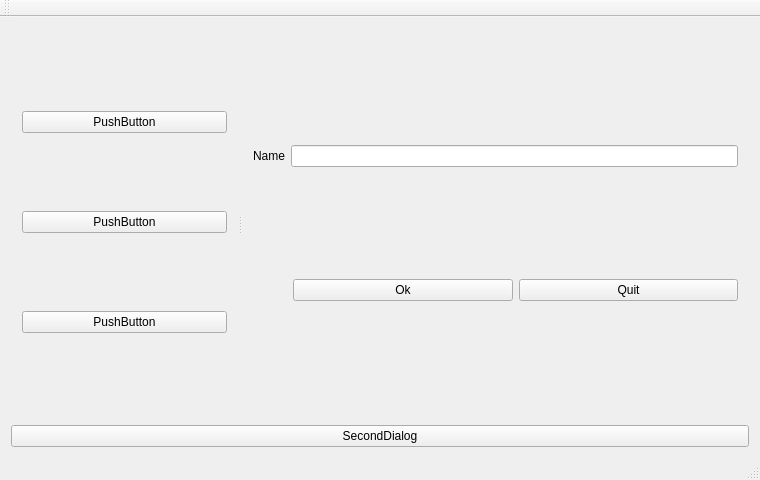
<?xml version="1.0" encoding="UTF-8"?>
<ui version="4.0">
 <class>SplitterDemo</class>
 <widget class="QMainWindow" name="SplitterDemo">
  <property name="geometry">
   <rect>
    <x>0</x>
    <y>0</y>
    <width>760</width>
    <height>480</height>
   </rect>
  </property>
  <property name="windowTitle">
   <string>SplitterDemo</string>
  </property>
  <widget class="QWidget" name="centralWidget">
   <layout class="QVBoxLayout" name="verticalLayout_4">
    <item>
     <layout class="QVBoxLayout" name="verticalLayout_3">
      <item>
       <widget class="QSplitter" name="splitter">
        <property name="orientation">
         <enum>Qt::Horizontal</enum>
        </property>
        <widget class="QWidget" name="">
         <layout class="QVBoxLayout" name="verticalLayout_2">
          <item>
           <widget class="QPushButton" name="pushButton_3">
            <property name="text">
             <string>PushButton</string>
            </property>
           </widget>
          </item>
          <item>
           <widget class="QPushButton" name="pushButton_4">
            <property name="text">
             <string>PushButton</string>
            </property>
           </widget>
          </item>
          <item>
           <widget class="QPushButton" name="pushButton_5">
            <property name="text">
             <string>PushButton</string>
            </property>
           </widget>
          </item>
         </layout>
        </widget>
        <widget class="QWidget" name="">
         <layout class="QVBoxLayout" name="verticalLayout">
          <item>
           <layout class="QHBoxLayout" name="horizontalLayout">
            <item>
             <widget class="QLabel" name="label">
              <property name="text">
               <string>Name</string>
              </property>
              <property name="buddy">
               <cstring>lineEdit</cstring>
              </property>
             </widget>
            </item>
            <item>
             <widget class="QLineEdit" name="lineEdit"/>
            </item>
           </layout>
          </item>
          <item>
           <layout class="QHBoxLayout" name="horizontalLayout_2">
            <item>
             <spacer name="horizontalSpacer">
              <property name="orientation">
               <enum>Qt::Horizontal</enum>
              </property>
              <property name="sizeType">
               <enum>QSizePolicy::Preferred</enum>
              </property>
              <property name="sizeHint" stdset="0">
               <size>
                <width>40</width>
                <height>20</height>
               </size>
              </property>
             </spacer>
            </item>
            <item>
             <widget class="QPushButton" name="pushButton">
              <property name="text">
               <string>Ok</string>
              </property>
             </widget>
            </item>
            <item>
             <widget class="QPushButton" name="pushButton_2">
              <property name="text">
               <string>Quit</string>
              </property>
             </widget>
            </item>
           </layout>
          </item>
         </layout>
        </widget>
       </widget>
      </item>
      <item>
       <widget class="QPushButton" name="pushButton_6">
        <property name="text">
         <string>SecondDialog</string>
        </property>
       </widget>
      </item>
     </layout>
    </item>
   </layout>
  </widget>
  <widget class="QMenuBar" name="menuBar">
   <property name="geometry">
    <rect>
     <x>0</x>
     <y>0</y>
     <width>760</width>
     <height>28</height>
    </rect>
   </property>
  </widget>
  <widget class="QToolBar" name="mainToolBar">
   <attribute name="toolBarArea">
    <enum>TopToolBarArea</enum>
   </attribute>
   <attribute name="toolBarBreak">
    <bool>false</bool>
   </attribute>
  </widget>
  <widget class="QStatusBar" name="statusBar"/>
 </widget>
 <layoutdefault spacing="6" margin="11"/>
 <tabstops>
  <tabstop>lineEdit</tabstop>
  <tabstop>pushButton</tabstop>
  <tabstop>pushButton_2</tabstop>
  <tabstop>pushButton_3</tabstop>
  <tabstop>pushButton_4</tabstop>
  <tabstop>pushButton_5</tabstop>
 </tabstops>
 <resources/>
 <connections/>
</ui>
